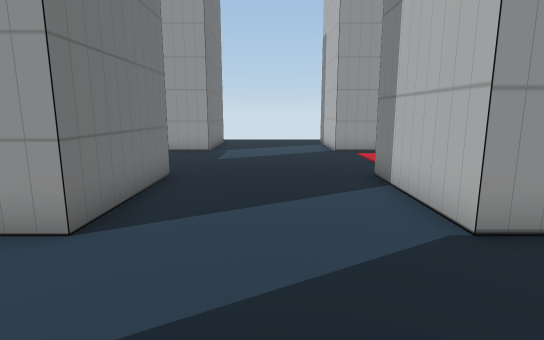
[1] (above)

24 first-person views from a walk through a 3-D level made in the Unity game engine. The camera is 1.5 m above the floor, tilts 10° down and sees 80° across. Doors are open. The floor is counted in squares, 1 m on a side. Each view is taken from the middle of a square. On the plan, view 1 faces up. The plan holds only what a view shows up to about 15 squares ahead; the rest is blank. The place goes on beyond the plan. The player is left out. Some animated figures are left out. Some surface patterns are stand-ins.

[2]
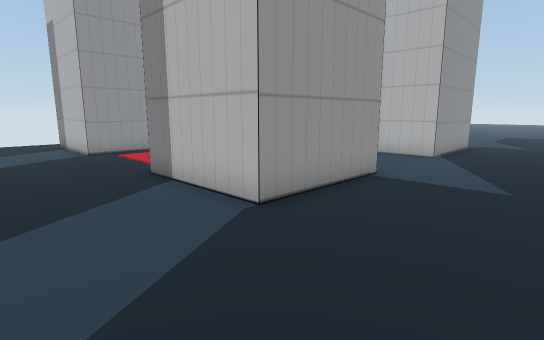

[3]
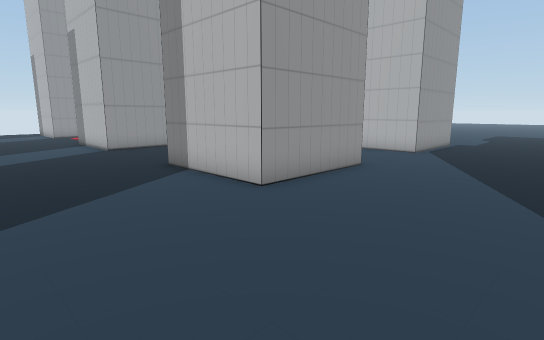

[4]
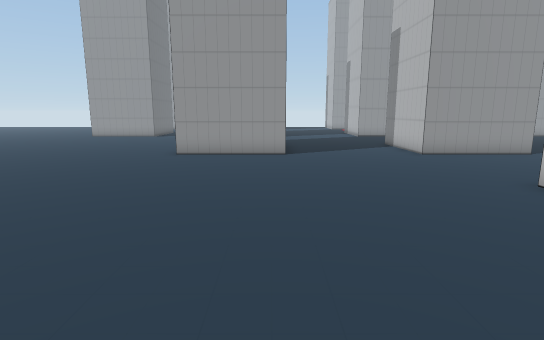

[5]
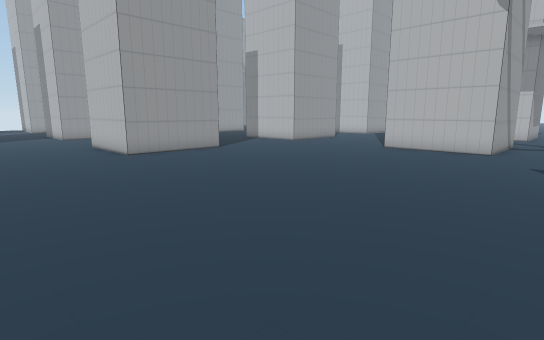

[6]
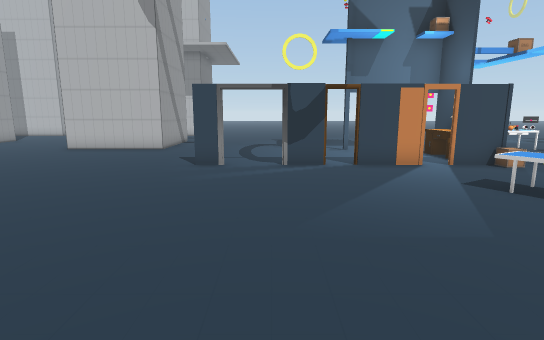

[7]
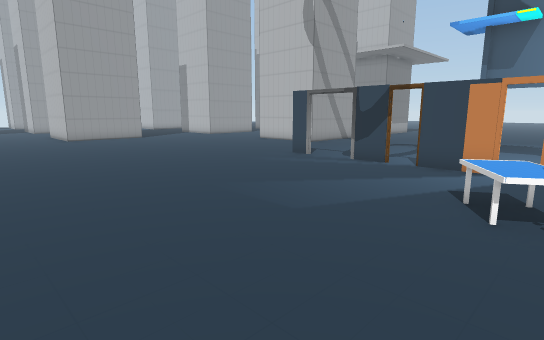

[8]
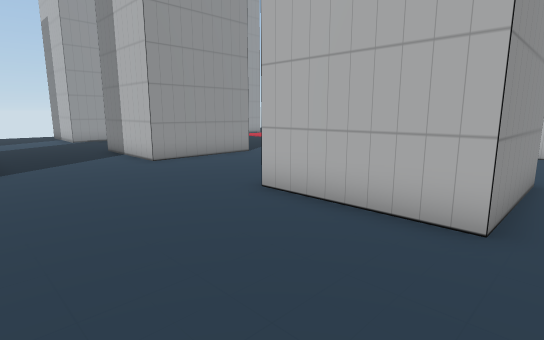

[9]
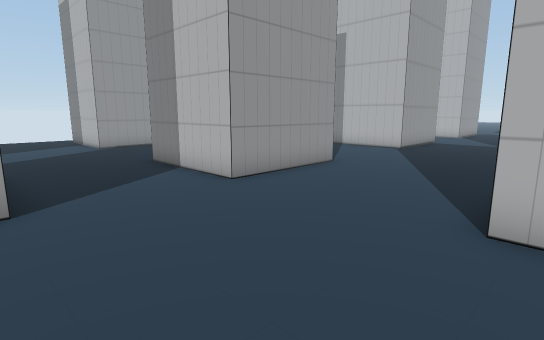

[10]
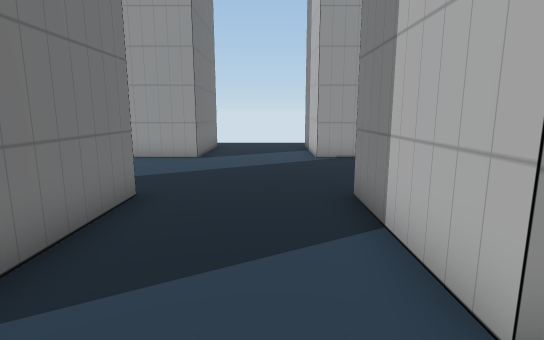

[11]
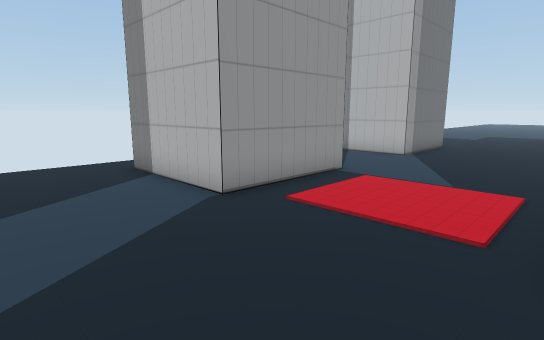

[12]
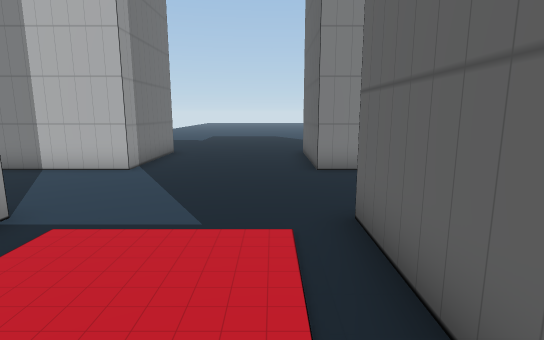

[13]
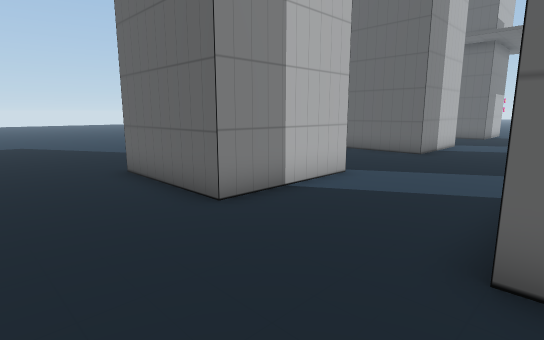

[14]
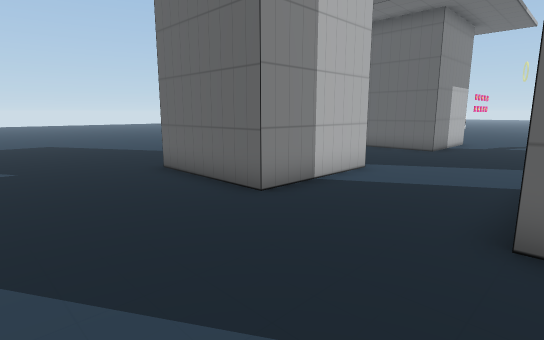

[15]
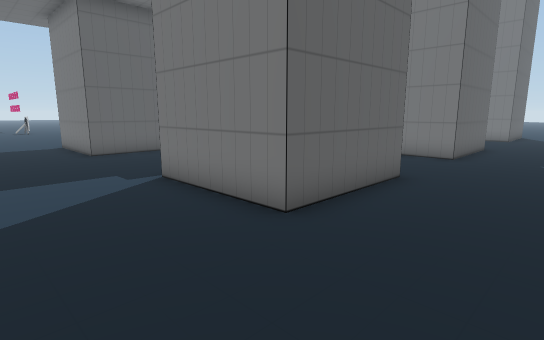

[16]
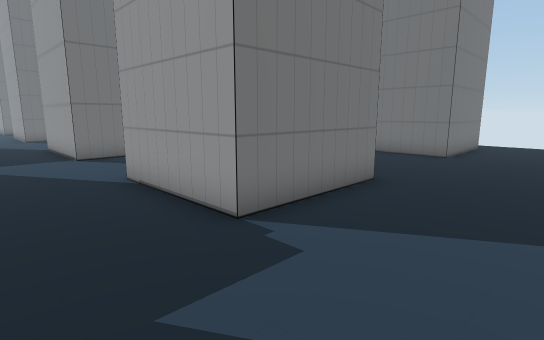

[17]
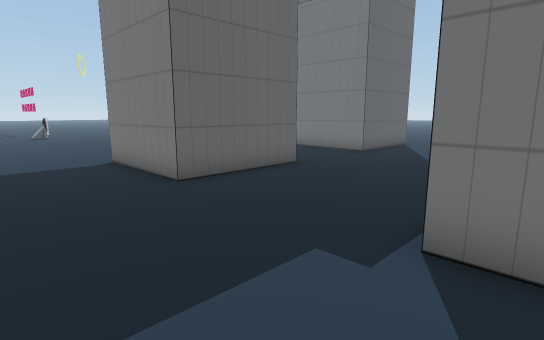

[18]
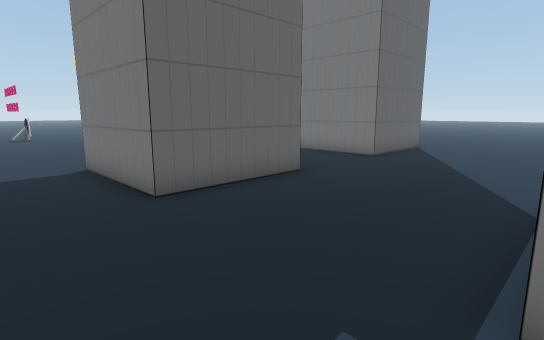

[19]
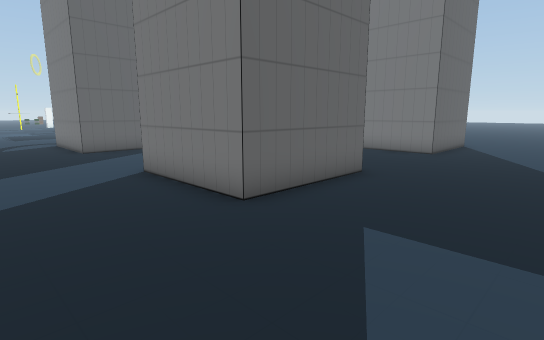

[20]
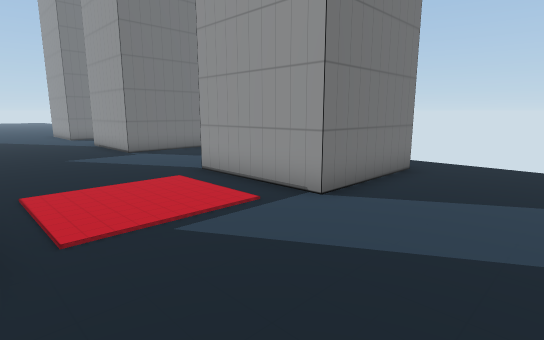

[21]
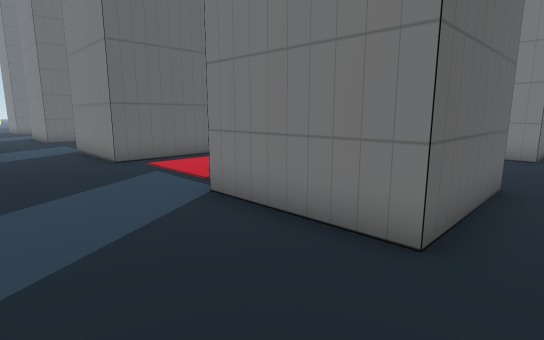

[22]
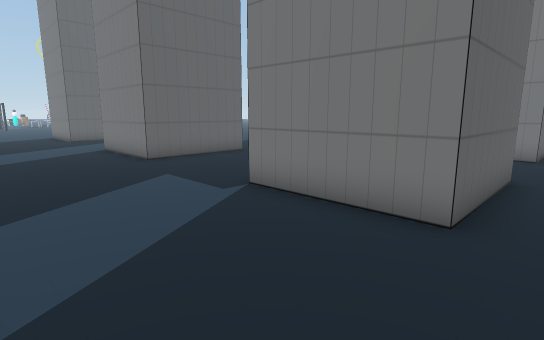

[23]
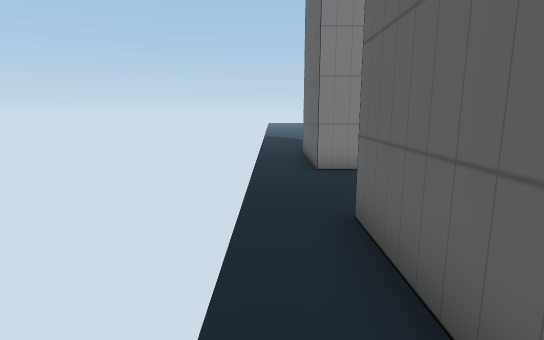

[24]
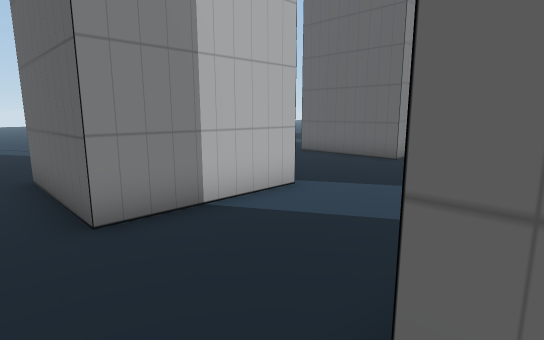

### Floor plan
Points are (right, up) in squares from view 1. A wall is a line through its corners. A room is listed if a view was taken in it or the views show most of it. See-through windows are left out.
Room 1 (views 1, 2, 3, 4, 5, 6, 7, 8, 9, 10, 11, 12, 13, 14, 15, 16, 17, 18, 19, 20, 21, 22, 23, 24)
walls: (2.5, -1.2) (6.5, -1.2) (6.5, -5.2) (2.5, -5.2) (2.5, -1.2); (-2.5, -5.2) (-6.5, -5.2) (-6.5, -1.2) (-2.5, -1.2) (-2.5, -4); (-2.5, 3.8) (-6.5, 3.8) (-6.5, 7.8) (-2.5, 7.8) (-2.5, 3.8); (10.5, -1.2) (14.5, -1.2) (14.5, -5.2) (10.5, -5.2) (10.5, -1.2); (3.1, 7.8) (6.5, 7.8) (6.5, 3.8) (2.5, 3.8) (2.5, 7.9); (10.5, 3.8) (10.5, 7.8) (14.5, 7.8) (14.5, 3.8) (10.5, 3.8); (2.5, -14.5) (2.5, -10.4) (6.5, -10.4) (6.5, -14.5) (5.5, -14.5); (2.5, 12.8) (2.5, 16.8) (6.5, 16.8) (6.5, 12.8) (2.5, 12.8); (-2.5, 12.8) (-6.5, 12.8) (-6.5, 16.8) (-2.5, 16.8) (-2.5, 12.8); (-10.5, 7.9) (-10.5, 4.8); (10.5, -14.1) (10.5, -10.4) (14.5, -10.4) (14.5, -14.5); (10.5, 12.8) (10.5, 16.8) (14.5, 16.8) (14.5, 12.8) (10.5, 12.8); (-1.6, -17.6) (-1.6, -16.8); (-1.6, -20.6) (-1.6, -19.2); (-11.5, 16.8) (-10.5, 16.8) (-10.5, 12.8) (-11.5, 12.8); (-1.6, -23.5) (-1.6, -21.4); (-1.6, -25.5) (-1.6, -24.1)
ways out: opening at (8.8, -15.8); open door at (-2, -24); open door at (-2, -21); open door at (-2, -18.5)
objects: other object (-6, -25) to (-4, -23)

Positions as (right, up) in squares from view 1, and headings:
1: (0, 0), facing up
2: (-1, 0), facing up-right
3: (-2, -10), facing up-right
4: (-3, -17), facing up
5: (-11, -17), facing up-right
6: (-11, -19), facing right
7: (-11, -25), facing up-right
8: (-11, -6), facing up-right
9: (-11, -2), facing up-right
10: (-8, 2), facing up
11: (-1, 8), facing up-right
12: (2, 9), facing right
13: (6, 11), facing down-right
14: (6, 3), facing down-right
15: (18, 2), facing down-left
16: (18, 1), facing up-left
17: (18, -4), facing down-left
18: (17, -5), facing down-left
19: (10, 3), facing down-left
20: (10, 8), facing up-left
21: (10, 18), facing down-left
22: (2, 18), facing down-left
23: (2, 18), facing right
24: (6, 18), facing down-right
